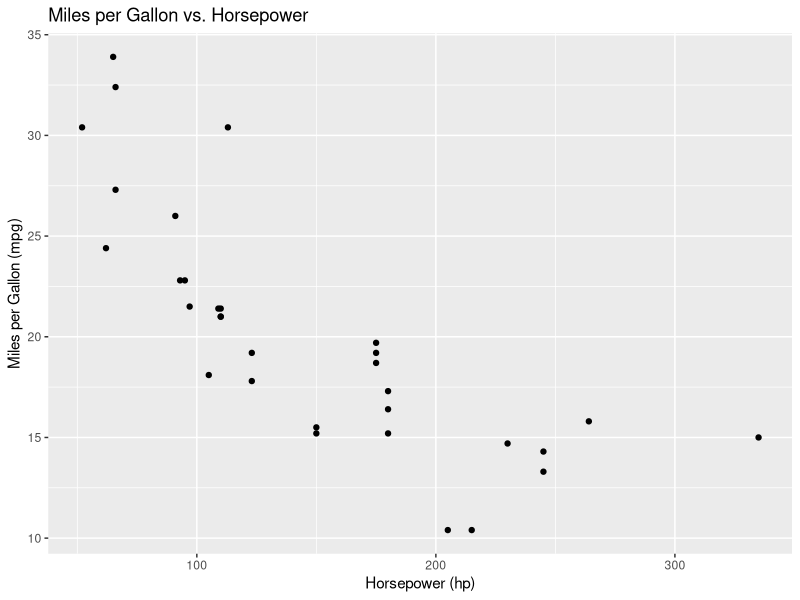

Here is the R script that generated this plot:
#load and observe data 

mtcars
?mtcars


#loading packages
library(ggplot2)

#plotting mtcars miles per gallon v. number of cylinders

ggplot(data = mtcars, aes(x= hp, y= mpg))+
  geom_point()+
  labs(title = "Miles per Gallon vs. Horsepower",
       y= "Miles per Gallon (mpg)",
       x= "Horsepower (hp)")
